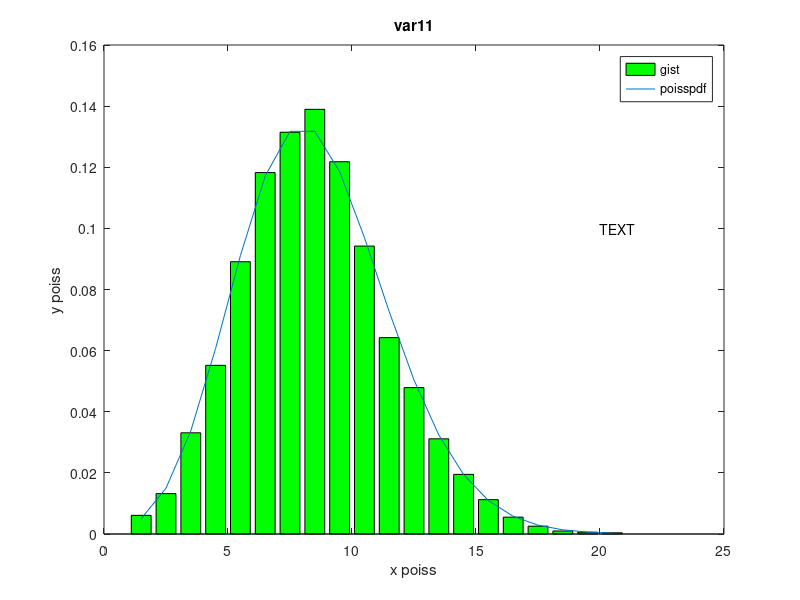

Write the MATLAB code that produced this figure.
%% Lab11 var 11
% Shcheslenok Peter
%% Task 1
clear;
clc;
%-----Input
X = poissrnd(9,1,5000);
m = mean(X);
s = std(X);

[N, Y] = hist(X,20);
PDF = poisspdf(round(Y),9);
k = PDF/N;
N = N*k;
figure(1);
clf;
bar(Y, N, 'g');
hold on;
plot(Y, PDF);

legend('gist', 'poisspdf');
xlabel('x poiss');
ylabel('y poiss');
title('var11');
text(20,0.1,'TEXT');
hold off;
%-----Output

%-----------
